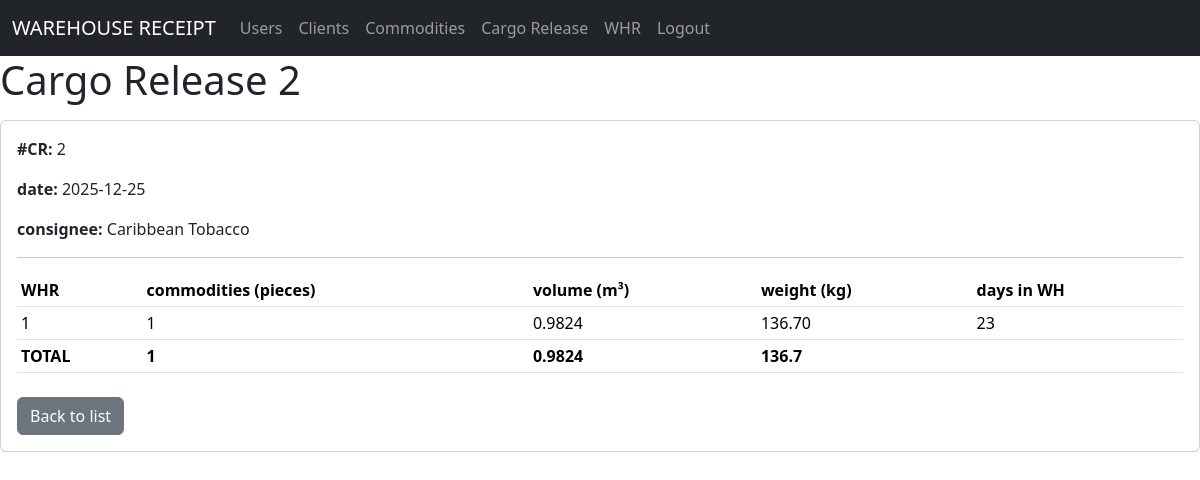
The page /cr/view/1 (signed in) on the database its author committed.
### models/cr_model.py (models this page shows, shortened)
class CargoRelease(db.Model):
    __tablename__ = "cargo_releases"
    id        = db.Column(db.Integer, primary_key=True)
    cr_number = db.Column(db.String(50), nullable=False, unique=True)
    date      = db.Column(db.Date, nullable=False)
    consignee_id = db.Column(db.Integer, db.ForeignKey('clients.id'), nullable=False)
    consignee    = db.relationship('Client')
    items = db.relationship(
        "CargoReleaseItem",
        back_populates="cargo_release",
        cascade="all, delete-orphan"
    )
    @property
    def total_pieces(self):
        return sum(i.pieces for i in self.items)
    @property
    def total_volume(self):
        return sum(float(i.volume) for i in self.items)
    @property
    def total_weight(self):
        return sum(float(i.weight) for i in self.items)
    @staticmethod
    def get_by_id(id):
        return CargoRelease.query.get(id)
    def delete(self):
        db.session.delete(self)
        db.session.commit()

class CargoReleaseItem(db.Model):
    __tablename__ = "cargo_release_items"
    id       = db.Column(db.Integer, primary_key=True)
    cr_id    = db.Column(db.Integer, db.ForeignKey('cargo_releases.id'), nullable=False)
    whr_id   = db.Column(db.Integer, db.ForeignKey('whrs.id'), nullable=False)
    pieces   = db.Column(db.Integer, nullable=False)
    volume   = db.Column(db.Float(11, 4), nullable=False)   # m³
    weight   = db.Column(db.Float(11, 2), nullable=False)   # kg
    days_in_wh = db.Column(db.Integer, nullable=False)
    cargo_release = db.relationship("CargoRelease", back_populates="items")
    whr           = db.relationship("WHR")

### models/client_model.py (models this page shows, shortened)
class Client(db.Model):
    __tablename__="clients"
    id=db.Column(db.Integer, primary_key=True)
    name=db.Column(db.String(80),nullable=False)
    email=db.Column(db.String(100),nullable=False)
    address=db.Column(db.String(100),nullable=False)
    phone=db.Column(db.String(20),nullable=False)

### models/whr_model.py (models this page shows, shortened)
class WHR(db.Model):
    __tablename__ = "whrs"
    id          = db.Column(db.Integer, primary_key=True)
    whr_number  = db.Column(db.String(50), nullable=False, unique=True)
    date        = db.Column(db.Date, nullable=False)
    mbl         = db.Column(db.String(50))
    hbl         = db.Column(db.String(50))
    shipper_id   = db.Column(db.Integer, db.ForeignKey('clients.id'), nullable=False)
    consignee_id = db.Column(db.Integer, db.ForeignKey('clients.id'), nullable=False)
    shipper   = db.relationship('Client', foreign_keys=[shipper_id])
    consignee = db.relationship('Client', foreign_keys=[consignee_id])
    mode_of_transportation = db.Column(db.String(50), nullable=False)
    origin      = db.Column(db.String(100), nullable=False)
    destination = db.Column(db.String(100), nullable=False)
    commodities = db.relationship(
        "Commodity",
        back_populates="whr",
        cascade="all, delete-orphan"
    )
    def delete(self):
        db.session.delete(self)
        db.session.commit()

### controllers/cr_controller.py (the view)
@cr_bp.route("/view/<int:id>")
@login_required
def view(id):
    cr = CargoRelease.get_by_id(id)
    if not cr:
        abort(404)
    return cr_view.view(cr)

### run.py (called while the page is built)
@app.context_processor
def inject_active_path():
    def is_active(path):
        return 'active' if request.path == path else ''
    return dict(
        is_active=is_active,
        logged_in=('user_id' in session),
        current_user=session.get('username')
    )

### views/cr_view.py (called while the page is built)
def view(cr):
    return render_template("cr/view.html", cr=cr)

### templates/cr/view.html (shortened to what this page needs)
{% extends 'base.html' %}
{% block content %}
<h1>Cargo Release {{ cr.cr_number }}</h1>
<div class="card mt-3">
  <div class="card-body">
    <p><strong>#CR:</strong> {{ cr.cr_number }}</p>
    <p><strong>date:</strong> {{ cr.date }}</p>
    <p><strong>consignee:</strong> {{ cr.consignee.name }}</p>
    <hr>
    <table class="table table-sm">
      <thead>
        <tr>
          <th>WHR</th>
          <th>commodities (pieces)</th>
          <th>volume (m³)</th>
          <th>weight (kg)</th>
          <th>days in WH</th>
        </tr>
      </thead>
      <tbody>
        {% for item in cr.items %}
        <tr>
          <td>{{ item.whr.whr_number }}</td>
          <td>{{ item.pieces }}</td>
          <td>{{ item.volume | round(4) }}</td>
          <td>{{ item.weight | round(2) }}</td>
          <td>{{ item.days_in_wh }}</td>
        </tr>
        {% endfor %}
      </tbody>
      <tfoot>
        <tr>
          <th>TOTAL</th>
          <th>{{ cr.total_pieces }}</th>
          <th>{{ cr.total_volume | round(4) }}</th>
          <th>{{ cr.total_weight | round(2) }}</th>
          <th></th>
        </tr>
      </tfoot>
    </table>
    <a href="{{ url_for('cr.index') }}" class="btn btn-secondary mt-2">Back to list</a>
  </div>
</div>
{% endblock %}

### rows shown on the page
CargoRelease: cr_number "2", date "2025-12-25"
Client: consignee.name "Caribbean Tobacco"
CargoReleaseItem: whr.whr_number "1", pieces "1", volume "0.9824", weight "136.70", days_in_wh "23", total_pieces "1", total_volume "0.9824", total_weight "136.7"
